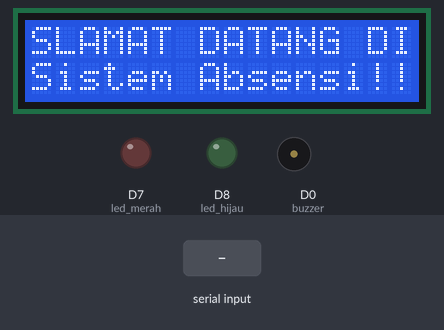
Recording of a sketch running on a simulated ESP8266 (NodeMCU). Parts: 16×2 character LCD, output pins drawn as LEDs (lit = HIGH), buzzer (waves = sounding, pin HIGH). Inputs (shaded band) come from the test bench. WiFi joins after 1.5 s; servers stay silent unless stated; uploads are accepted with an empty reply; what the sketch prints to the serial monitor is not drawn.

Above: at 7.7 s.
7.8 s: "1" received over Serial
At 13.9 s:
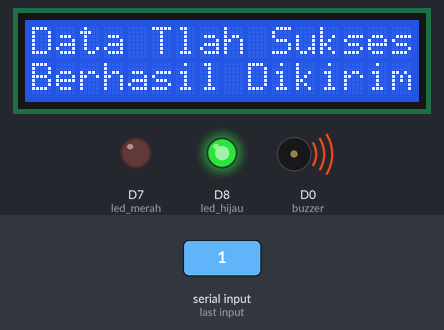
At 19.0 s:
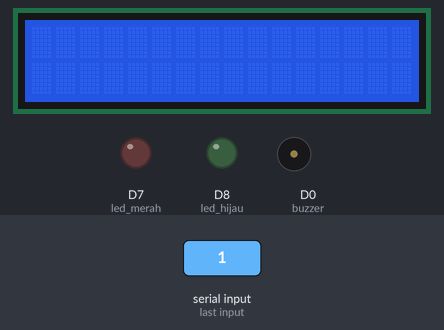
Timing chart, 0 to 20.5 s (numbered marks = the images above; inputs shaded):
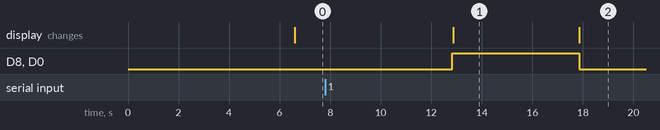

The sketch:

nodemcu.ino
```cpp
 #include <Arduino.h>
 #include <ESP8266WiFi.h>
 #include <ESP8266HTTPClient.h>
 #include <WiFiClient.h>
 #include <LiquidCrystal_I2C.h>

 LiquidCrystal_I2C lcd(0x27,16,2);

#define buzzer D0
#define led_merah D7
#define led_hijau D8

const char* ssid     = "your SSID wifi";
const char* password = "your password wifi";

String
host = "http://xxx.xxx.xxx.xxx",
device_token = "XXXXXXXXXXXXXXXX";

void setup() {

  Serial.begin(115200);
  // Serial.setDebugOutput(true);

  pinMode(buzzer, OUTPUT);
  pinMode(led_merah, OUTPUT);
  pinMode(led_hijau, OUTPUT);
  lcd.init();
  lcd.backlight();

  Serial.println();
  Serial.println();
  Serial.println();

  for (uint8_t t = 4; t > 0; t--) {
    Serial.printf("[SETUP] WAIT %d...\n", t);
    Serial.flush();
    delay(1000);
  }

  connectToWiFi();
}

void loop() {
  displaylcd();
  if (!WiFi.isConnected()) {
    connectToWiFi();
  }

  // wait for serial data available
  if (Serial.available()) {
    String cardUID = String(Serial.readString());
    sendHTTPGetMethod(cardUID);
  }

  delay(5000);
}

void connectToWiFi() {
  WiFi.mode(WIFI_OFF);
  delay(1000);
  WiFi.mode(WIFI_STA);
  Serial.print("Connecting to ");
  Serial.println(ssid);
  WiFi.begin(ssid, password);

  while (WiFi.status() != WL_CONNECTED) {
    delay(500);
    Serial.print(".");
  }

  Serial.println("");
  Serial.println("Connected");

  Serial.print("IP address: ");
  Serial.println(WiFi.localIP());  //IP address assigned to your ESP
}

void sendHTTPGetMethod(String cardUID) {
    WiFiClient client;
    HTTPClient http;

    Serial.print("[HTTP] begin...\n");
    if (http.begin(client, host + "/absen/get?card_uid=" + String(cardUID) + "&device_token=" + String(device_token))) {

      String x = host + "/absen/get?card_uid=" + String(cardUID) + "&device_token=" + String(device_token);
      Serial.println(x);
      Serial.print("[HTTP] GET...\n");
      // start connection and send HTTP header
      int httpCode = http.GET();

      // httpCode will be negative on error
      if (httpCode > 0) {
        // HTTP header has been send and Server response header has been handled
        Serial.printf("[HTTP] GET status code: %d\n", httpCode);

        // file found at server
        if (httpCode == HTTP_CODE_OK || httpCode == HTTP_CODE_MOVED_PERMANENTLY) {
          String payload = http.getString();
          Serial.println(payload);
          digitalWrite(buzzer, HIGH);
          digitalWrite(led_hijau, HIGH);
          lcd.setCursor(0,0);
          lcd.print("Data Tlah Sukses");
          lcd.setCursor(0,1);
          lcd.print("Berhasil Dikirim");
          delay(5000);
          lcd.clear();
          digitalWrite(buzzer, LOW);
          digitalWrite(led_hijau, LOW);
          delay(5000);
        }
      } else {
          Serial.printf("[HTTP] GET... failed, error: %s\n", http.errorToString(httpCode).c_str());
          digitalWrite(buzzer, HIGH);
          digitalWrite(led_merah, HIGH);
          lcd.setCursor(0,0);
          lcd.print("Data Tidak Valid");
          lcd.setCursor(0,1);
          lcd.print("Gagal Diproses!!");
          delay(5000);
          lcd.clear();
          digitalWrite(buzzer, LOW);
          digitalWrite(led_merah, LOW);
          delay(5000);
      }

      http.end();
    } else {
      Serial.printf("[HTTP} Unable to connect\n");
    }
}

void displaylcd(){
    lcd.setCursor(0,0);
    lcd.print("SLAMAT DATANG DI");
    lcd.setCursor(0,1);
    lcd.print("Sistem Absensi!!");
}
```

Measured:
- after the input at 7.8 s, D8 (led_hijau), D0 (buzzer): LOW → HIGH after 5.0 s, → LOW 5.0 s later; the display: changes after 5.1 s (image 1)
- what the display in image 1 shows lasts 5.0 s, from 12.9 s to 17.9 s
